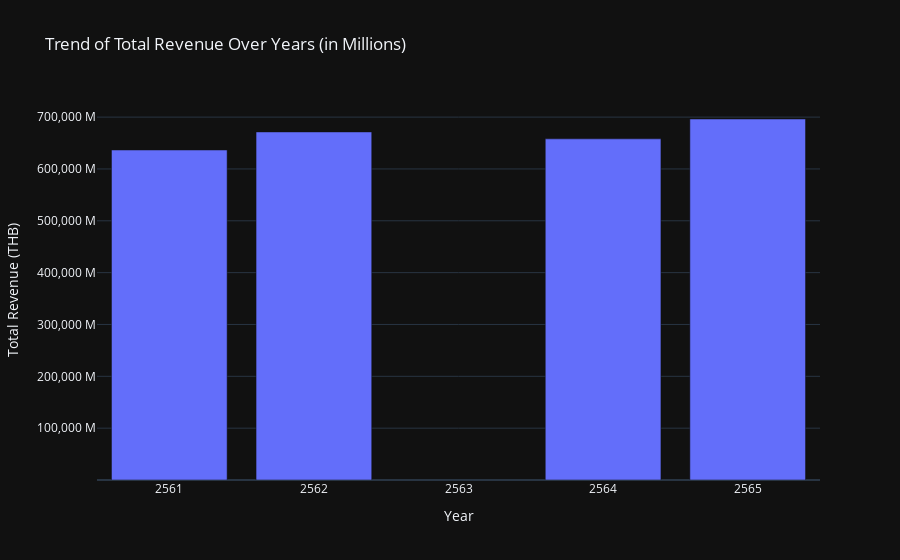

The cell this chart's notebook holds for it:
### Markdown cell above
### 1. รายได้รวมแต่ละปี

### Code cell
year_column = 'data_year' 
total_revenue_column = 'รายได้รวม' 

yearly_revenue = data_df.groupby(year_column)[total_revenue_column].sum().reset_index()

fig = px.bar(yearly_revenue, x='data_year', y='รายได้รวม',
             labels={'รายได้รวม': 'Total Revenue (THB)', 'data_year': 'Year'},
             title='Trend of Total Revenue Over Years (in Millions)')

# Updating y-axis format to display in millions with 'M' suffix
fig.update_yaxes(tickformat=".0f", tickvals=[100000000000, 200000000000, 300000000000, 400000000000, 500000000000, 600000000000, 700000000000],
                 ticktext=["100,000 M", "200,000 M", "300,000 M", "400,000 M", "500,000 M", "600,000 M", "700,000 M"])

# Show the figure
fig.show()

### Figure 1 — Plotly figure (JSON) as saved in the notebook; plotly's stock layout.template omitted (floating-point values rounded to 4 significant figures)
{"data": [{"alignmentgroup": "True", "hovertemplate": "Year=%{x}<br>Total Revenue (THB)=%{y}<extra></extra>", "legendgroup": "", "marker": {"color": "#636efa", "pattern": {"shape": ""}}, "name": "", "offsetgroup": "", "orientation": "v", "showlegend": false, "textposition": "auto", "x": [2561, 2562, 2564, 2565], "xaxis": "x", "y": [636600000000.0, 671400000000.0, 658100000000.0, 696400000000.0], "yaxis": "y", "type": "bar"}], "layout": {"xaxis": {"anchor": "y", "domain": [0.0, 1.0], "title": {"text": "Year"}}, "yaxis": {"anchor": "x", "domain": [0.0, 1.0], "title": {"text": "Total Revenue (THB)"}, "tickformat": ".0f", "tickvals": [100000000000, 200000000000, 300000000000, 400000000000, 500000000000, 600000000000, 700000000000], "ticktext": ["100,000 M", "200,000 M", "300,000 M", "400,000 M", "500,000 M", "600,000 M", "700,000 M"]}, "legend": {"tracegroupgap": 0}, "title": {"text": "Trend of Total Revenue Over Years (in Millions)"}, "barmode": "relative"}}
